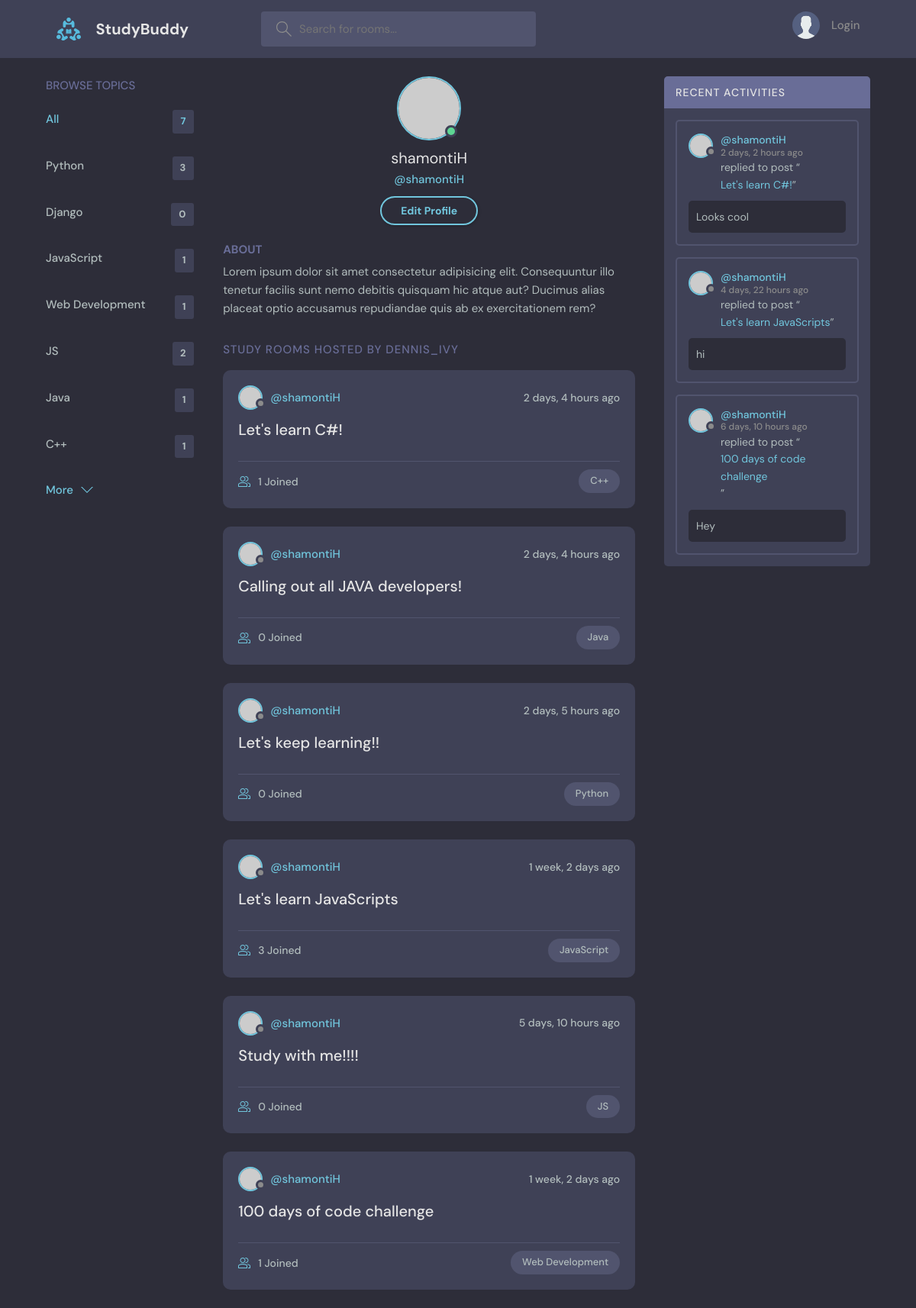
Page /user/1/ on the earlier database version.
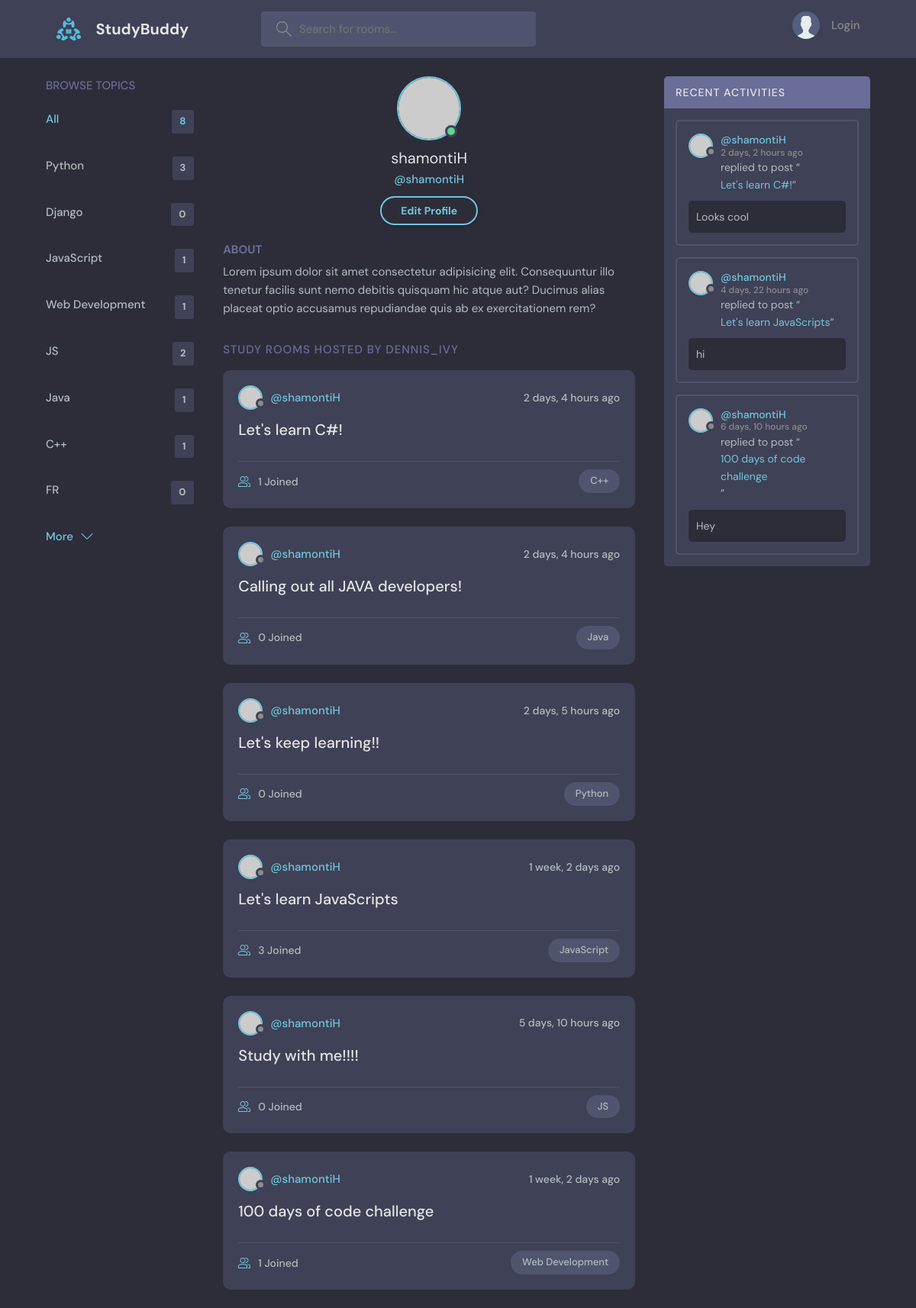
Same page on the later database version.
### base/models.py (models this page shows, shortened)
class Topic(models.Model):
    name = models.CharField(max_length=200)

class Room(models.Model):
    host = models.ForeignKey(User, on_delete=models.SET_NULL, null=True)
    topic = models.ForeignKey(Topic, on_delete=models.SET_NULL, null=True)
    name = models.CharField(max_length=200)
    description = models.TextField(null=True, blank=True)
    participants = models.ManyToManyField(User, related_name='participants', blank=True)
    updated = models.DateTimeField(auto_now=True)
    created = models.DateTimeField(auto_now_add=True)
    class Meta:
        ordering = ['-updated', '-created']
    def __str__(self):
        return self.name

class Message(models.Model):
    user = models.ForeignKey(User, on_delete=models.CASCADE)
    room = models.ForeignKey(Room, on_delete=models.CASCADE)
    body = models.TextField()
    updated = models.DateTimeField(auto_now=True)
    created = models.DateTimeField(auto_now_add=True)
    class Meta:
        ordering = ['-updated', '-created']
    def __str__(self):
        return self.body[0:50]

### base/views.py (the view)
# urls.py: path('user/<str:pk>/', views.userProfile, name='user-profile'),
def userProfile(request, pk):
    user = User.objects.get(id=pk)
    rooms = user.room_set.all()
    room_messages = user.message_set.all()
    topics = Topic.objects.all()
    context = {'user': user, 'rooms': rooms, 'room_messages': room_messages, 'topics': topics}
    return render(request, 'base/profile.html', context)

### base/templates/base/profile.html
{% extends "main.html" %}
{% block content %}
<main class="profile-page layout layout--3">
    <div class="container">
      {% include "base/topics_component.html" %}
      <div class="roomList">
        <div class="profile">
          <div class="profile__avatar">
            <div class="avatar avatar--large active">
              <img src="https://randomuser.me/api/portraits/men/11.jpg" />
            </div>
          </div>
          <div class="profile__info">
            <h3>{{user.username}}</h3>
            <p>@{{user.username}}</p>
            <a href="{% url "update-user" %}" class="btn btn--main btn--pill">Edit Profile</a>
          </div>
          <div class="profile__about">
            <h3>About</h3>
            <p>
              Lorem ipsum dolor sit amet consectetur adipisicing elit. Consequuntur illo tenetur
              facilis sunt nemo debitis quisquam hic atque aut? Ducimus alias placeat optio
              accusamus repudiandae quis ab ex exercitationem rem?
            </p>
          </div>
        </div>
        <div class="roomList__header">
          <div>
            <h2>Study Rooms Hosted by dennis_ivy</a>
            </h2>
          </div>
        </div>
        {% include "base/feed_component.html" %}
      </div>
      {% include "base/activity_component.html" %}
    </div>
</main>
{% endblock content %}

### base/templates/base/topics_component.html
<div class="topics">
  <div class="topics__header">
    <h2>Browse Topics</h2>
  </div>
  <ul class="topics__list">
    <li>
      <a href="{% url "home" %}" class="active">All <span>{{topics.count}}</span></a>
    </li>
    {% for topic in topics %}
    <li>
      <a href="{% url "home" %}?q={{topic.name}}">{{topic.name}} <span>{{topic.room_set.all.count}}</span></a>
    </li>
    {% endfor %}
  </ul>
  <a class="btn btn--link" href="{% url "topics" %}">
    More
    <svg version="1.1" xmlns="http://www.w3.org/2000/svg" width="32" height="32" viewBox="0 0 32 32">
      <title>chevron-down</title>
      <path d="M16 21l-13-13h-3l16 16 16-16h-3l-13 13z"></path>
    </svg>
  </a>
</div>

### base/templates/base/feed_component.html (shortened to what this page needs)
  {% for room in rooms %}
  <div class="roomListRoom">
    <div class="roomListRoom__header">
      {% if room.host %}
      <a href="{% url "user-profile" room.host.id %}" class="roomListRoom__author">
      {% else %}
      <span>Unknown host</span>
      {% endif %}
        <div class="avatar avatar--small">
          <img src="https://randomuser.me/api/portraits/women/11.jpg" />
        </div>
        <span>@{{room.host.username}}</span>
      </a>
      <div class="roomListRoom__actions">
        <span>{{room.created|timesince}} ago</span>
      </div>
    </div>
    <div class="roomListRoom__content">
      <a href="{% url "room" room.id %}">{{room.name}}</a>
    </div>
    <div class="roomListRoom__meta">
      <a href="{% url "room" room.id %}" class="roomListRoom__joined">
        {{room.participants.count}} Joined
      </a>
      <p class="roomListRoom__topic">{{room.topic.name}}</p>
    </div>
  </div>
  {% endfor %}

### base/templates/base/activity_component.html (shortened to what this page needs)
<div class="activities">
  <div class="activities__header">
    <h2>Recent Activities</h2>
  </div>
  {% for message in room_messages %}
  <div class="activities__box">
    <div class="activities__boxHeader roomListRoom__header">
      <a href="{% url "user-profile" message.user.id %}" class="roomListRoom__author">
        <div class="avatar avatar--small">
          <img src="https://randomuser.me/api/portraits/women/11.jpg" />
        </div>
        <p>
          @{{message.user}}
          <span>{{message.created|timesince}} ago</span>
        </p>
      </a>
    </div>
    <div class="activities__boxContent">
      <p>replied to post “<a href="{% url "room" message.room.id %}">{{message.room}}</a>”</p>
      <div class="activities__boxRoomContent">
        {{message}}
      </div>
    </div>
  </div>
  {% endfor %}
</div>

Differences in the rows shown:
added Topic: name "FR", room_set.all.count "0"
Other differences:
{{ topics.count }}: "7" → "8"
